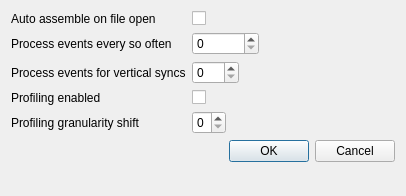
<?xml version="1.0" encoding="UTF-8"?>
<ui version="4.0">
 <class>SettingsDialog</class>
 <widget class="QDialog" name="SettingsDialog">
  <property name="geometry">
   <rect>
    <x>0</x>
    <y>0</y>
    <width>406</width>
    <height>196</height>
   </rect>
  </property>
  <property name="windowTitle">
   <string>Settings</string>
  </property>
  <property name="modal">
   <bool>true</bool>
  </property>
  <layout class="QFormLayout" name="formLayout">
   <item row="0" column="0">
    <widget class="QLabel" name="label">
     <property name="text">
      <string>Auto assemble on file open</string>
     </property>
    </widget>
   </item>
   <item row="0" column="1">
    <widget class="QCheckBox" name="chkAutoAssembleOnFileOpen">
     <property name="text">
      <string/>
     </property>
    </widget>
   </item>
   <item row="1" column="0">
    <widget class="QLabel" name="label_4">
     <property name="text">
      <string>Process events every so often</string>
     </property>
    </widget>
   </item>
   <item row="1" column="1">
    <widget class="QSpinBox" name="spnProcessEventsEverySoOften">
     <property name="sizePolicy">
      <sizepolicy hsizetype="Fixed" vsizetype="Fixed">
       <horstretch>0</horstretch>
       <verstretch>0</verstretch>
      </sizepolicy>
     </property>
     <property name="maximum">
      <number>999999</number>
     </property>
    </widget>
   </item>
   <item row="2" column="0">
    <widget class="QLabel" name="label_5">
     <property name="text">
      <string>Process events for vertical syncs</string>
     </property>
    </widget>
   </item>
   <item row="2" column="1">
    <widget class="QSpinBox" name="spnProcessEventsForVerticalSyncs">
     <property name="sizePolicy">
      <sizepolicy hsizetype="Fixed" vsizetype="Fixed">
       <horstretch>0</horstretch>
       <verstretch>0</verstretch>
      </sizepolicy>
     </property>
     <property name="maximum">
      <number>999</number>
     </property>
    </widget>
   </item>
   <item row="3" column="0">
    <widget class="QLabel" name="label_2">
     <property name="text">
      <string>Profiling enabled</string>
     </property>
    </widget>
   </item>
   <item row="3" column="1">
    <widget class="QCheckBox" name="chkProfilingEnabled">
     <property name="text">
      <string/>
     </property>
    </widget>
   </item>
   <item row="4" column="0">
    <widget class="QLabel" name="label_3">
     <property name="text">
      <string>Profiling granularity shift</string>
     </property>
    </widget>
   </item>
   <item row="4" column="1">
    <widget class="QSpinBox" name="spnProfilingGranularityShift">
     <property name="sizePolicy">
      <sizepolicy hsizetype="Fixed" vsizetype="Fixed">
       <horstretch>0</horstretch>
       <verstretch>0</verstretch>
      </sizepolicy>
     </property>
     <property name="maximum">
      <number>9</number>
     </property>
    </widget>
   </item>
   <item row="5" column="1">
    <widget class="QDialogButtonBox" name="buttonBox">
     <property name="orientation">
      <enum>Qt::Horizontal</enum>
     </property>
     <property name="standardButtons">
      <set>QDialogButtonBox::Cancel|QDialogButtonBox::Ok</set>
     </property>
    </widget>
   </item>
  </layout>
 </widget>
 <resources/>
 <connections>
  <connection>
   <sender>buttonBox</sender>
   <signal>accepted()</signal>
   <receiver>SettingsDialog</receiver>
   <slot>accept()</slot>
   <hints>
    <hint type="sourcelabel">
     <x>248</x>
     <y>254</y>
    </hint>
    <hint type="destinationlabel">
     <x>157</x>
     <y>274</y>
    </hint>
   </hints>
  </connection>
  <connection>
   <sender>buttonBox</sender>
   <signal>rejected()</signal>
   <receiver>SettingsDialog</receiver>
   <slot>reject()</slot>
   <hints>
    <hint type="sourcelabel">
     <x>316</x>
     <y>260</y>
    </hint>
    <hint type="destinationlabel">
     <x>286</x>
     <y>274</y>
    </hint>
   </hints>
  </connection>
 </connections>
</ui>
